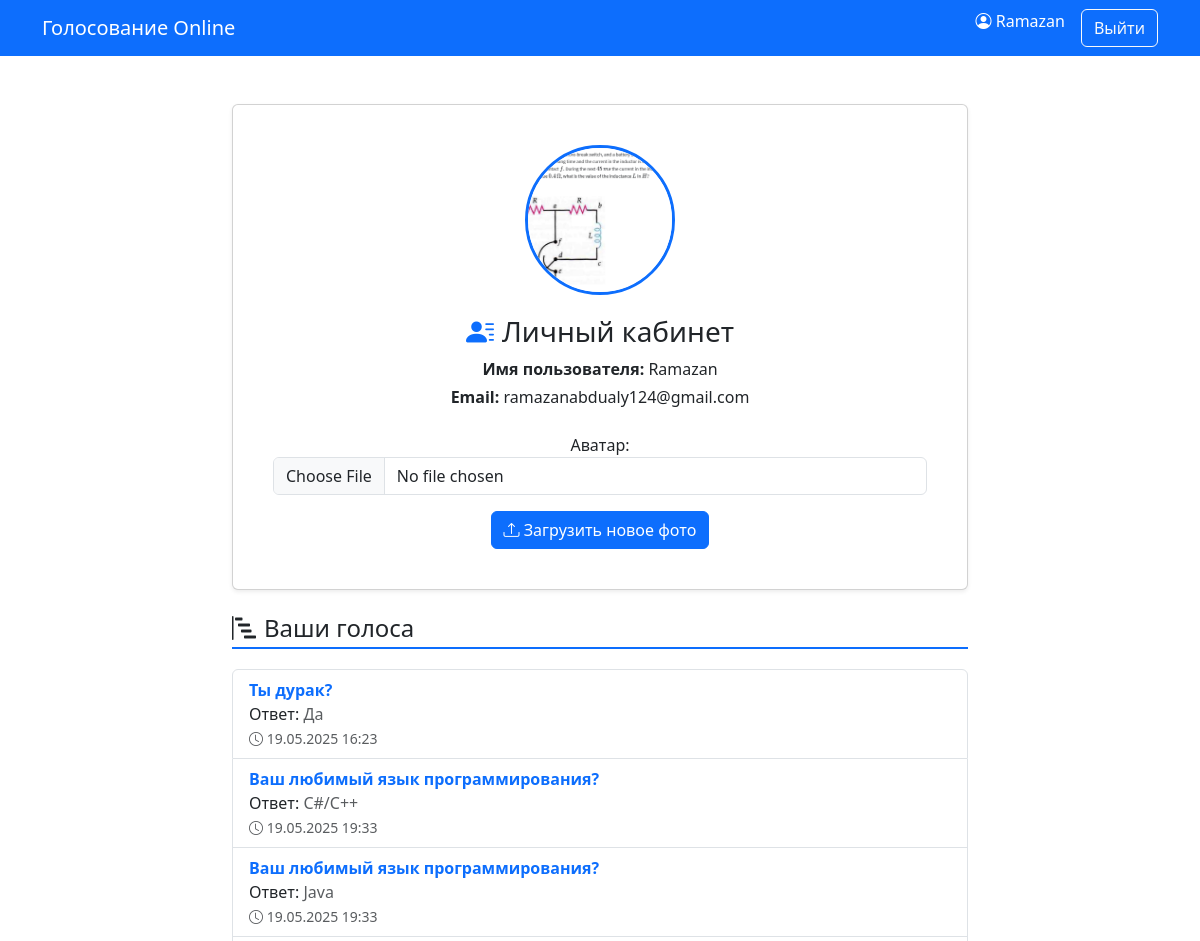
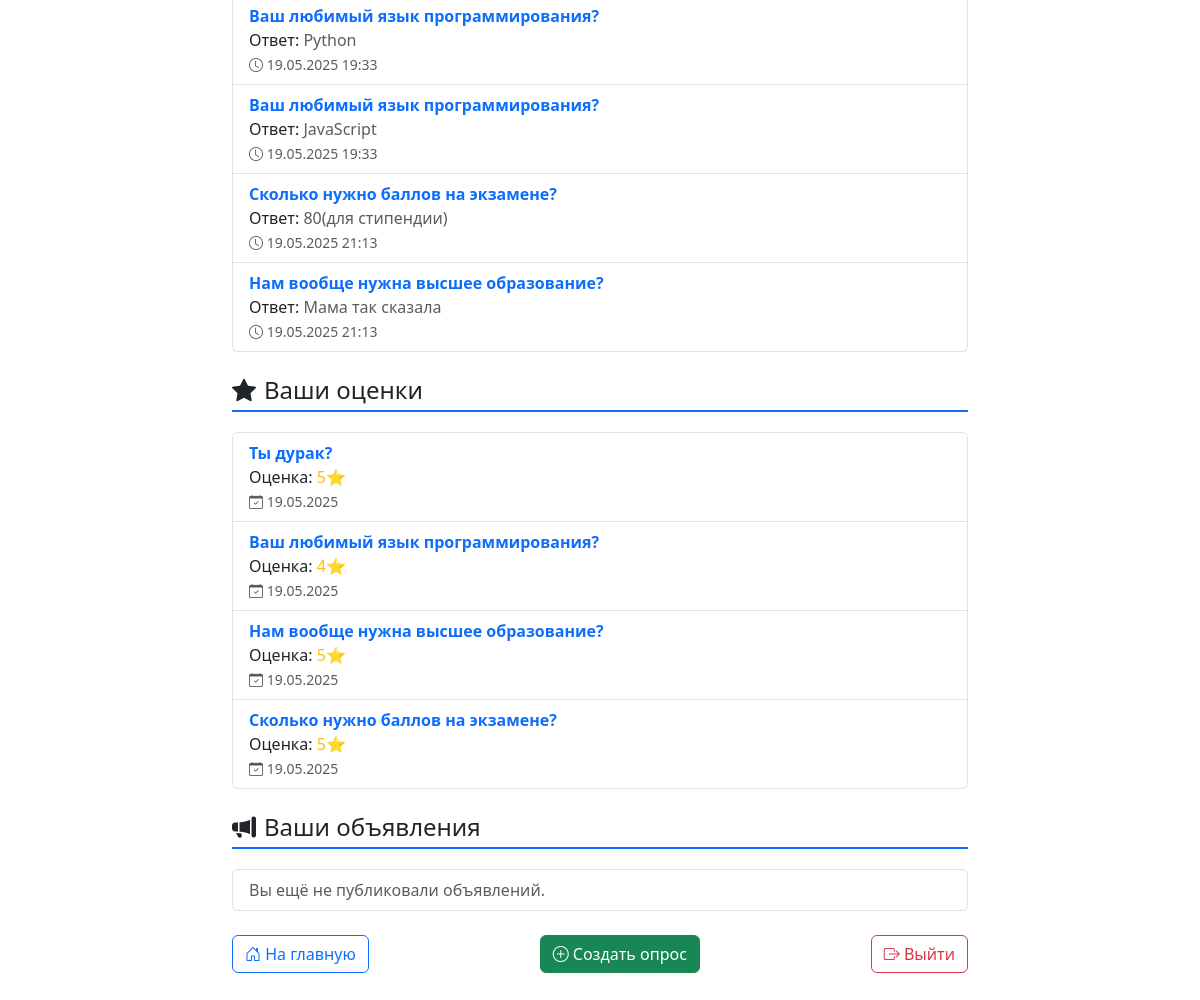
/profile/ (signed in), run on the app's committed database (2 pictures, top to bottom).
### polls/models.py (models this page shows, shortened)
class Profile(models.Model):
    user = models.OneToOneField(User, on_delete=models.CASCADE)
    avatar = models.ImageField(
        "Аватар",
        upload_to='avatars/',
        blank=True,
        null=True,
        validators=[validate_image_size, validate_image_extension]
    )
    class Meta:
        verbose_name = "Профиль"
        verbose_name_plural = "Профили"

class Vote(models.Model):
    poll = models.ForeignKey(Poll, related_name='votes', on_delete=models.CASCADE)
    vote_choice = models.ForeignKey(Choice, on_delete=models.CASCADE)
    user_name = models.CharField("Имя пользователя", max_length=100, default="anonymous")
    comment = models.TextField("Комментарий", null=True, blank=True)
    created_at = models.DateTimeField("Дата голосования", auto_now_add=True)
    class Meta:
        verbose_name = "Голос"
        verbose_name_plural = "Голоса"

class Poll(models.Model):
    question = models.CharField("Вопрос", max_length=255)
    pub_date = models.DateTimeField("Дата публикации", auto_now_add=True)
    end_date = models.DateTimeField("Дата окончания")
    allow_multiple_choices = models.BooleanField("Разрешить множественный выбор", default=False)
    author = models.ForeignKey(User, on_delete=models.CASCADE, verbose_name="Автор")
    image = models.ImageField(
        "Изображение опроса",
        upload_to='poll_images/',
        blank=True,
        null=True,
        validators=[validate_image_size, validate_image_extension]
    )
    class Meta:
        verbose_name = "Опрос"
        verbose_name_plural = "Опросы"
        ordering = ['-pub_date']
    def is_active(self):
        return self.end_date >= timezone.now()
    is_active.boolean = True

class Choice(models.Model):
    poll = models.ForeignKey(Poll, related_name='choices', on_delete=models.CASCADE)
    choice_text = models.CharField("Текст варианта", max_length=200)
    class Meta:
        verbose_name = "Вариант ответа"
        verbose_name_plural = "Варианты ответа"
    def __str__(self):
        return self.choice_text

class Rating(models.Model):
    poll = models.ForeignKey(Poll, related_name='ratings', on_delete=models.CASCADE)
    user_name = models.CharField("Имя пользователя", max_length=100, default="anonymous")
    rating_value = models.IntegerField("Оценка", default=0)
    comment = models.TextField("Комментарий", null=True, blank=True)
    created_at = models.DateTimeField("Дата оценки", auto_now_add=True)
    class Meta:
        verbose_name = "Оценка"
        verbose_name_plural = "Оценки"

### Online_voting_system/views.py (the view)
# urls.py: path('profile/', profile_view, name='profile'),
@login_required
def profile_view(request):
    user = request.user
    profile, created = Profile.objects.get_or_create(user=user)
    votes = Vote.objects.filter(user_name=user.username)
    ratings = Rating.objects.filter(user_name=user.username)
    announcements = Announcement.objects.filter(author=user)
    if request.method == 'POST' and request.FILES.get('avatar'):
        avatar_form = AvatarUploadForm(request.POST, request.FILES, instance=profile)
        if avatar_form.is_valid():
            avatar_form.save()
            messages.success(request, "Аватар успешно обновлён!")
            return redirect('profile')
    else:
        avatar_form = AvatarUploadForm(instance=profile)
    context = {
        'user': user,
        'profile': profile,
        'votes': votes,
        'ratings': ratings,
        'announcements': announcements,
        'avatar_form': avatar_form,
    }
    return render(request, 'Online_voting_system/profile.html', context)

### polls/forms.py (shortened to what this page needs)
class AvatarUploadForm(forms.ModelForm):
    class Meta:
        model = Profile
        fields = ['avatar']
        widgets = {
            'avatar': forms.FileInput(attrs={'class': 'form-control'}),
        }

### templates/Online_voting_system/profile.html (shortened to what this page needs)
<!DOCTYPE html>
<html lang="ru">
<head>
    <link href="https://cdn.jsdelivr.net/npm/bootstrap@5.3.0/dist/css/bootstrap.min.css" rel="stylesheet">
    <link href="https://cdn.jsdelivr.net/npm/bootstrap-icons@1.10.5/font/bootstrap-icons.css" rel="stylesheet">
</head>
<body>
<nav class="navbar navbar-expand-lg navbar-dark bg-primary">
    <div class="container">
        <a class="navbar-brand" href="{% url 'index' %}">Голосование Online</a>
        <div class="d-flex ms-auto">
            <span class="text-white me-3"><i class="bi bi-person-circle"></i> {{ user.username }}</span>
            <a href="{% url 'logout' %}" class="btn btn-outline-light">Выйти</a>
        </div>
    </div>
</nav>
<div class="container my-5">
    <div class="row justify-content-center">
        <div class="col-md-10 col-lg-8">
            <div class="card shadow-sm mb-4 text-center p-4">
                <div class="card-body">
                    {% if profile.avatar %}
                        <img src="{{ profile.avatar.url }}" alt="Фото профиля" class="profile-image">
                    {% else %}
                        <img src="https://via.placeholder.com/150" alt="Нет фото" class="profile-image">
                    {% endif %}
                    <h3 class="card-title"><i class="bi bi-person-lines-fill me-2"></i>Личный кабинет</h3>
                    <p class="mb-1"><strong>Имя пользователя:</strong> {{ user.username }}</p>
                    <p><strong>Email:</strong> {{ user.email }}</p>
                    <form method="post" enctype="multipart/form-data" class="mt-4">
                        <div class="mb-3">
                            {{ avatar_form.avatar.label_tag }}
                            {{ avatar_form.avatar }}
                        </div>
                        <button type="submit" name="avatar_upload" class="btn btn-primary">
                            <i class="bi bi-upload"></i> Загрузить новое фото
                        </button>
                    </form>
                </div>
            </div>
            <div class="mb-4">
                <h4 class="section-title"><i class="bi bi-bar-chart-steps me-2"></i>Ваши голоса</h4>
                <ul class="list-group">
                    {% for vote in votes %}
                        <li class="list-group-item">
                            <strong>{{ vote.poll.question }}</strong><br>
                            Ответ: <span class="text-muted">{{ vote.vote_choice }}</span><br>
                            <small class="text-muted"><i class="bi bi-clock"></i> {{ vote.created_at|date:"d.m.Y H:i" }}</small>
                        </li>
                    {% empty %}
                        <li class="list-group-item text-muted">Вы ещё не голосовали.</li>
                    {% endfor %}
                </ul>
            </div>
            <div class="mb-4">
                <h4 class="section-title"><i class="bi bi-star-fill me-2"></i>Ваши оценки</h4>
                <ul class="list-group">
                    {% for rating in ratings %}
                        <li class="list-group-item">
                            <strong>{{ rating.poll.question }}</strong><br>
                            Оценка: <span class="text-warning">{{ rating.rating_value }}⭐</span><br>
                            <small class="text-muted"><i class="bi bi-calendar-check"></i> {{ rating.created_at|date:"d.m.Y" }}</small>
                        </li>
                    {% empty %}
                        <li class="list-group-item text-muted">Вы ещё не ставили оценок.</li>
                    {% endfor %}
                </ul>
            </div>
            <div class="mb-4">
                <h4 class="section-title"><i class="bi bi-megaphone-fill me-2"></i>Ваши объявления</h4>
                <ul class="list-group">
                    {% for post in announcements %}
                        <li class="list-group-item">
                            <strong>{{ post.title }}</strong><br>
                            <small class="text-muted"><i class="bi bi-calendar-event"></i> {{ post.created_at|date:"d.m.Y" }}</small>
                        </li>
                    {% empty %}
                        <li class="list-group-item text-muted">Вы ещё не публиковали объявлений.</li>
                    {% endfor %}
                </ul>
            </div>
            <div class="d-flex justify-content-between flex-wrap gap-2">
                <a href="{% url 'index' %}" class="btn btn-outline-primary">
                    <i class="bi bi-house-door"></i> На главную
                </a>
                <a href="{% url 'create_poll' %}" class="btn btn-success">
                    <i class="bi bi-plus-circle"></i> Создать опрос
                </a>
                <a href="{% url 'logout' %}" class="btn btn-outline-danger">
                    <i class="bi bi-box-arrow-right"></i> Выйти
                </a>
            </div>
        </div>
    </div>
</div>
</body>
</html>

### templates/Online_voting_system/profile.html (style rules this page uses)
.section-title { border-bottom: 2px solid #0d6efd; padding-bottom: 5px; margin-bottom: 20px; }
.card-title i { color: #0d6efd; }
.list-group-item strong { color: #0d6efd; }
.profile-image { width: 150px; height: 150px; object-fit: cover; border-radius: 50%; border: 3px solid #0d6efd; margin-bottom: 20px; }

### data on the page
Profile: avatar (picture)
Vote: poll.question "Ты дурак?", vote_choice "Да", created_at "19.05.2025 16:23"
Vote: poll.question "Ваш любимый язык программирования?", vote_choice "C#/C++", created_at "19.05.2025 19:33"
Vote: poll.question "Ваш любимый язык программирования?", vote_choice "Java", created_at "19.05.2025 19:33"
Vote: poll.question "Ваш любимый язык программирования?", vote_choice "Python", created_at "19.05.2025 19:33"
Vote: poll.question "Ваш любимый язык программирования?", vote_choice "JavaScript", created_at "19.05.2025 19:33"
Vote: poll.question "Сколько нужно баллов на экзамене?", vote_choice "80(для стипендии)", created_at "19.05.2025 21:13"
Vote: poll.question "Нам вообще нужна высшее образование?", vote_choice "Мама так сказала", created_at "19.05.2025 21:13"
Rating: poll.question "Ты дурак?", rating_value "5", created_at "19.05.2025"
Rating: poll.question "Ваш любимый язык программирования?", rating_value "4", created_at "19.05.2025"
Rating: poll.question "Нам вообще нужна высшее образование?", rating_value "5", created_at "19.05.2025"
Rating: poll.question "Сколько нужно баллов на экзамене?", rating_value "5", created_at "19.05.2025"

### other printed values
{{ user.username }} "Ramazan"
{{ user.email }} "ramazanabdualy124@gmail.com"
{{ avatar_form.avatar.label_tag }} "Аватар:"
